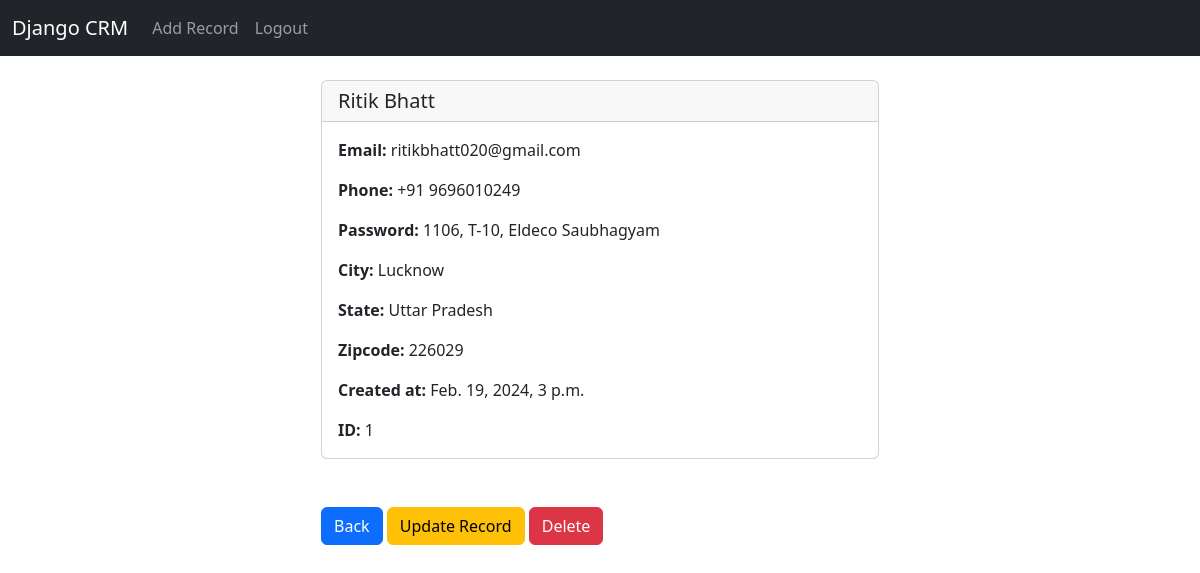
The page /record/1 (signed in) on the database its author committed.
### website/models.py (models this page shows, shortened)
class Record(models.Model):
    created_at = models.DateTimeField(auto_now_add=True)
    first_name = models.CharField(max_length=50)
    last_name = models.CharField(max_length=50)
    email = models.CharField(max_length=100)
    phone = models.CharField(max_length=15)
    address = models.CharField(max_length=100)
    city = models.CharField(max_length=50)
    state = models.CharField(max_length=50)
    zipcode = models.CharField(max_length=20)

### website/views.py (the view)
# urls.py: path('record/<int:pk>', views.customer_record, name='record'),
def customer_record(request, pk):
    if request.user.is_authenticated:
        customer_record = Record.objects.get(id=pk)
        return render(request, 'record.html', {'customer_record': customer_record})
    else:
        messages.success(request, "You must be Logged In to view that page...")
        return redirect('home')

### website/templates/record.html (shortened to what this page needs)
{% extends "base.html" %}
{% block content %}
<div class="col-md-6 offset-md-3">
<div class="card">
    <h5 class="card-header">{{ customer_record.first_name }} {{ customer_record.last_name }}</h5>
    <div class="card-body">
      <p class="card-text"><strong>Email: </strong> {{ customer_record.email }}</p>
      <p class="card-text"><strong>Phone: </strong> {{ customer_record.phone }}</p>
      <p class="card-text"><strong>Password: </strong> {{ customer_record.address }}</p>
      <p class="card-text"><strong>City: </strong> {{ customer_record.city }}</p>
      <p class="card-text"><strong>State: </strong> {{ customer_record.state }}</p>
      <p class="card-text"><strong>Zipcode: </strong> {{ customer_record.zipcode }}</p>
      <p class="card-text"><strong>Created at: </strong> {{ customer_record.created_at }}</p>
      <p class="card-text"><strong>ID: </strong> {{ customer_record.id }}</p>
    </div>
  </div>
<a href={% url "home" %} class="btn btn-primary">Back</a>
<a href={% url "update_record" customer_record.id %} class="btn btn-warning">Update Record</a>
<a href={% url "delete_record" customer_record.id %} class="btn btn-danger">Delete</a>
</div>
{% endblock  %}

### rows shown on the page
Record: first_name "Ritik", last_name "Bhatt", email "ritikbhatt020@gmail.com", phone "+91 9696010249", address "1106, T-10, Eldeco Saubhagyam", city "Lucknow", state "Uttar Pradesh", zipcode "226029", created_at "Feb. 19, 2024, 3 p.m.", id "1"
